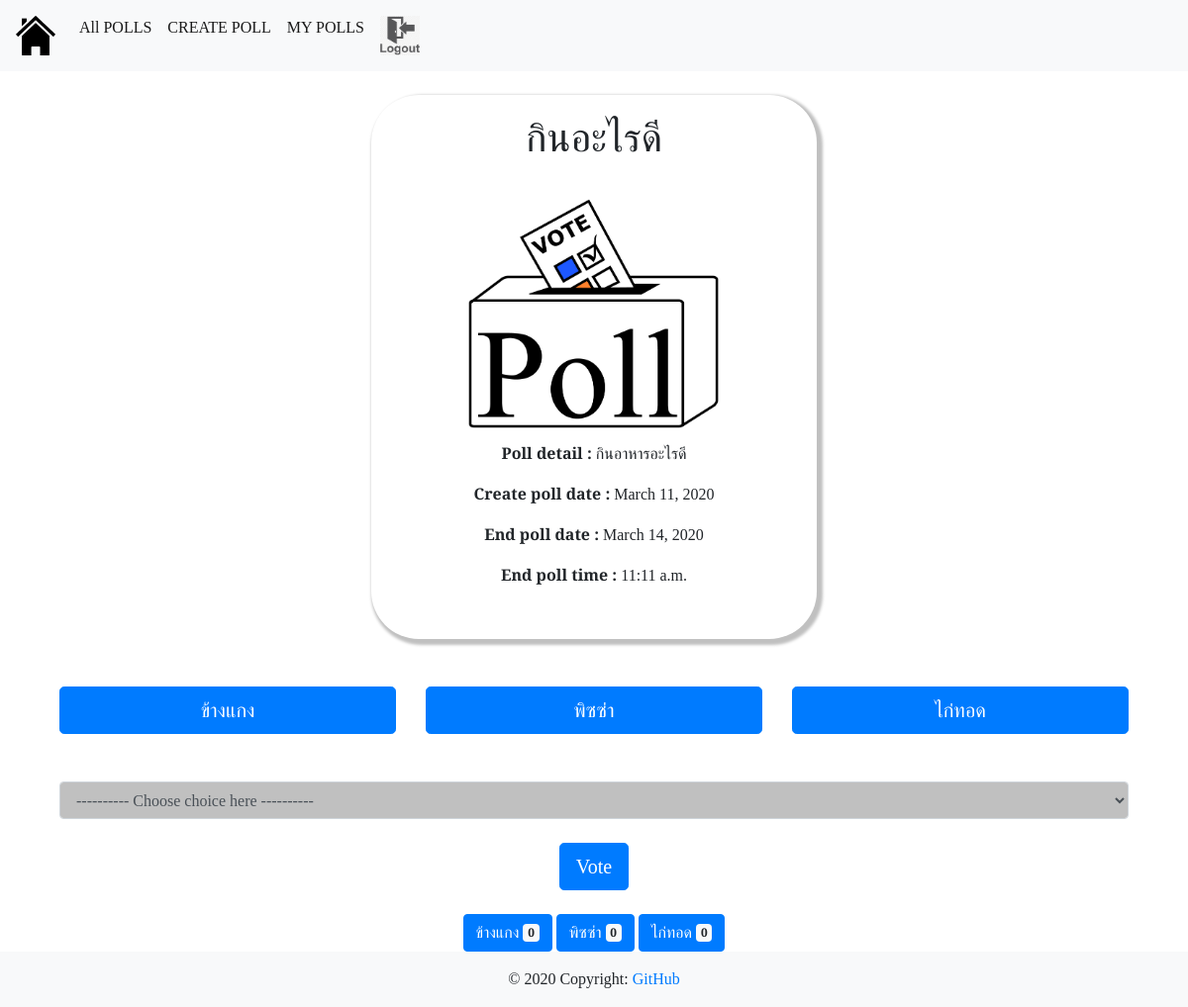
Page /poll/view_detail/91/ on the committed database.
### poll/models.py (models this page shows)
class Poll(models.Model):
    subject = models.TextField(null=True, blank=True)
    detail = models.TextField(null=True, blank=True)
    picture = models.CharField(max_length=50)
    start_date = models.DateField(auto_now_add=True)
    start_time = models.TimeField(auto_now_add=True,null=True)
    end_date = models.DateField(auto_now=False, auto_now_add=False)
    end_time = models.TimeField(auto_now=False,null=True)
    password = models.CharField(max_length=10)
    create_by = models.IntegerField()
    create_date = models.DateField(auto_now=True)
    create_by = models.ForeignKey(User ,on_delete=models.CASCADE, null=True)

class Pollchoice(models.Model):
    poll_choice_id = models.IntegerField(primary_key=True)
    subject = models.CharField(max_length=50)
    image = models.FileField(blank=True)
    polls = models.ManyToManyField(Poll)

### poll/views.py (the view)
# urls.py: path('view_detail/<int:poll_id>/', views.view_detail, name='view_detail'),
def view_detail(request,poll_id):
    check = Poll.objects.filter(id=poll_id)
    if check[0].password: # check password have or not'have
        context={
            'check':check,
        }
        return render(request, template_name='poll/check_password.html', context=context)
    else: #not have password
        userr = request.user
        have = Pollvote.objects.filter(poll_id=poll_id,user_id=userr.id)
        polls = Poll.objects.filter(id=poll_id)
        pollss = Poll.objects.get(id=poll_id)
        choice = pollss.pollchoice_set.all()
        poll = Pollchoice.objects.filter(polls=poll_id)
        choice1 = poll[0].poll_choice_id
        choice2 = poll[1].poll_choice_id
        choice3 = poll[2].poll_choice_id
        choicename1 = poll[0].subject
        choicename2 = poll[1].subject
        choicename3 = poll[2].subject
        count1 = (Pollvote.objects.filter(poll_id=poll_id,poll_choice_id=choice1)).count()
        count2 = (Pollvote.objects.filter(poll_id=poll_id,poll_choice_id=choice2)).count()
        count3 = (Pollvote.objects.filter(poll_id=poll_id,poll_choice_id=choice3)).count()
        currentDT = datetime.datetime.now()
        polllate1 = Poll.objects.filter(end_date__lt=currentDT)
        polllate2 = Poll.objects.filter(end_date=currentDT,end_time__lt=currentDT)
        close = 0
        for i in range (0,len(polllate1)):
            if polllate1[i].id==poll_id:
                close=close+1
            else:
                close=close+0
        for i in range (0,len(polllate2)):
            if polllate2[i].id==poll_id:
                close=close+1
            else:
                close=close+0
        context={
            'polls':polls,
            'choice':choice,
            'count1':count1,
            'count2':count2,
            'count3':count3,
            'choicename1':choicename1,
            'choicename2':choicename2,
            'choicename3':choicename3,
        }
        if have:
            context['error'] = 'You had voted already!'
            return render(request, template_name='poll/view_detail.html', context=context)
        elif close>0:
            context['closed'] = 'This poll is closed.'
            return render(request, template_name='poll/view_detail.html', context=context)
        else:
            return render(request, template_name='poll/view_detail.html', context=context)

### poll/templates/poll/view_detail.html (shortened to what this page needs)
{% extends "base.html" %}
{% load static %}
{% block content %}
<head>
    <link rel="stylesheet" type="text/css" href="{% static 'css/bootstrap.css'%}">
    <link rel="stylesheet" type="text/css" href="{% static 'css/view_detail.css'%}">
</head>
{% if error %}<p class="text-danger">{{ error }}</p>
{% for p in polls %}
<div class="card-body">
    <h1>{{ p.subject }}</h1>
    <br>
    {% if p.picture %}
    {% comment %} concat string {% endcomment %}
    {% with 'media/'|add:p.picture as image_static %}
    <img src={% static image_static %} style="width:270px;height:250px" />
    {% endwith %}
    {% comment %} concat string {% endcomment %}
    {% else %}
    <img src="{% static 'media/default.png' %}" style="width:270px;height:250px" />
    {% endif %}
    <br>
    <p><b>Poll detail :</b> {{ p.detail }}</p>
    <p><b>Create poll date :</b> {{ p.start_date }}</p>
    <p><b>End poll date :</b> {{ p.end_date }}</p>
    <p><b>End poll time :</b> {{ p.end_time }}</p>
</div>
{% endfor %}
<br><br>
<h3>Total Vote:</h3>
<br>
<div class="container">
    <center>
        <button type="button" class="btn btn-primary">
            {{ choicename1 }} <span class="badge badge-light">{{ count1 }}</span>
        </button>
        <button type="button" class="btn btn-primary">
            {{ choicename2 }} <span class="badge badge-light">{{ count2 }}</span>
        </button>
        <button type="button" class="btn btn-primary">
            {{ choicename3 }} <span class="badge badge-light">{{ count3 }}</span>
        </button>
    </center>
</div>
{% comment %} vote closed {% endcomment %}
{% else %}
{% for p in polls %}
<form method="POST" action="{% url 'poll_vote' poll_id=p.id %}">
    {% endfor %}
    {% for p in polls %}
    <div class="card-body">
    <h1>{{ p.subject }}</h1>
    <br>
    {% if p.picture %}
    {% comment %} concat string {% endcomment %}
    {% with 'media/'|add:p.picture as image_static %}
    <img src={% static image_static %} style="width:270px;height:250px" />
    {% endwith %}
    {% comment %} concat string {% endcomment %}
    {% else %}
    <img src="{% static 'media/default.png' %}" style="width:270px;height:250px" />
    {% endif %}
    <br>
    <p><b>Poll detail :</b> {{ p.detail }}</p>
    <p><b>Create poll date :</b> {{ p.start_date }}</p>
    <p><b>End poll date :</b> {{ p.end_date }}</p>
    <p><b>End poll time :</b> {{ p.end_time }}</p>
    <br>
    </div>
    {% endfor %}
    <br><br>
    <div class="container">
        <div class="row">
            {% for c in choice %}
            <div class="col-4">
                <button type="button" class="btn btn-primary btn-lg btn-block">{{ c.subject }}</button>
            </div>
            {% endfor %}
        </div>
        <br>
        <br>
        <select class="form-control" id="choice_no" name="choice_no" style="background-color:silver;">
            <option value=''>---------- Choose choice here ----------</option>
        </select>
        <br>
        <center>
            <button type="submit" class="btn btn-primary btn-lg">Vote</button>
        </center>
        <br>
        <div class="container">
            <center>
                <button type="button" class="btn btn-primary">
                    {{ choicename1 }} <span class="badge badge-light">{{ count1 }}</span>
                </button>
                <button type="button" class="btn btn-primary">
                    {{ choicename2 }} <span class="badge badge-light">{{ count2 }}</span>
                </button>
                <button type="button" class="btn btn-primary">
                    {{ choicename3 }} <span class="badge badge-light">{{ count3 }}</span>
                </button>
            </center>
        </div>
    </div>
    {% endif %}
    {% endblock %}

### static/css/view_detail.css (style rules this page uses)
.card-body { border: 10; border-radius: 3rem ; box-shadow: 3px 3px 3px 3px silver; width:450px; height:550px; margin:auto; }
body { font-family: 'Bree Serif', serif; text-align: center; }

### templates/base.html (style rules this page uses)
html { position: relative; min-height: 100%; }
body { margin-bottom: 60px; }

### rows in the picture
Poll: subject "กินอะไรดี", detail "กินอาหารอะไรดี", start_date "March 11, 2020", end_date "March 14, 2020", end_time "11:11 a.m."
Pollchoice: subject "ข้างแกง"
Pollchoice: subject "พิซซ่า"
Pollchoice: subject "ไก่ทอด"

### other values in the picture
{{ count1 }} "0"
{{ count2 }} "0"
{{ count3 }} "0"
